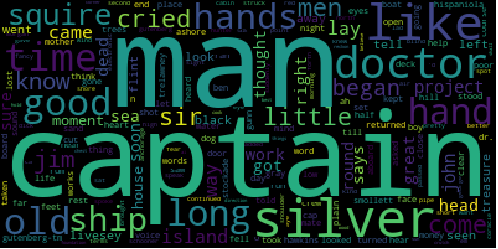

Recreate this plot in Python.
import nltk
import io
import os
import string
import re
import gensim
all_stopwords = gensim.parsing.preprocessing.STOPWORDS
from collections import Counter
from matplotlib import pyplot as plt
import wordcloud


file_1 = 'Treasure_island.txt'

THIS_FOLDER = os.path.dirname(os.path.abspath(__file__))
my_file = os.path.join(THIS_FOLDER, file_1)


def Generate_Word_Cloud(file):
    text = open(file,encoding="utf8").read()
    tokens = nltk.word_tokenize(text.lower())
    pattern = '[0-9]'
    remove = ["'s", '.', '--','','__','oh', "'re",'”','“',"'t","n't","'m","'nt","'ve","'ll",'said', 'mr.','replied','mrs.']
    no_punc = [word for word in tokens if word not in string.punctuation]
    no_num = [re.sub(pattern, '',word)for word in no_punc ]
    no_stop = [word for word in no_num if word not in all_stopwords]
    clean = [word for word in no_stop if word not in remove]

    frequencies = {}
    for word in clean:
        frequencies[word]=frequencies.get(word,0)+1

    cloud = wordcloud.WordCloud()
    cloud.generate_from_frequencies(frequencies)
    return cloud.to_array()



myimage = Generate_Word_Cloud(my_file)
plt.imshow(myimage, interpolation = 'nearest')
plt.axis('off')
plt.show()
